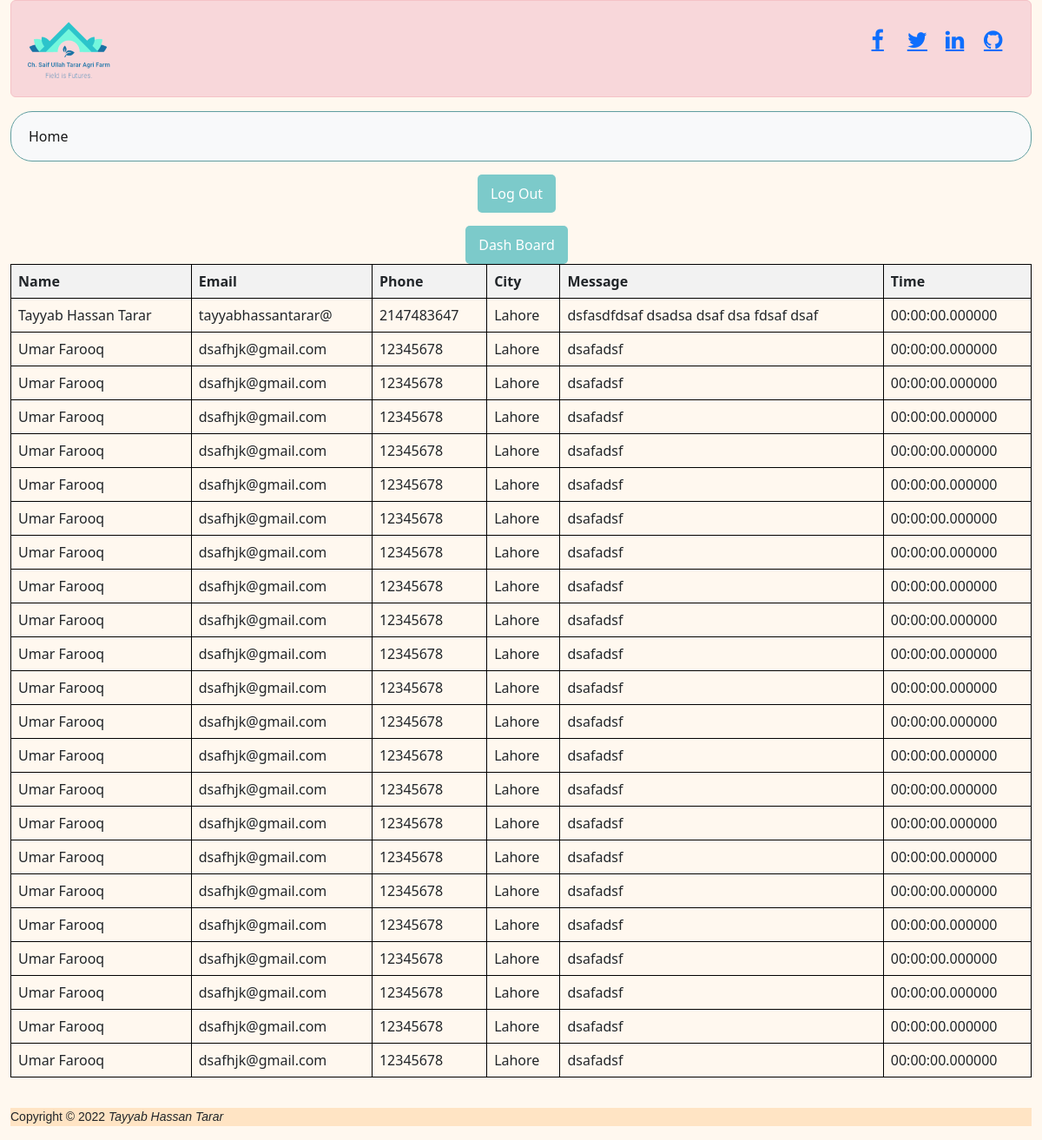
/showresponses.php, run on the app's committed database.
### tables this page shows
CREATE TABLE `contactus` (
  `Name` varchar(30) NOT NULL,
  `Email` varchar(18) NOT NULL,
  `Phone` int(11) NOT NULL,
  `City` varchar(20) NOT NULL,
  `Message` varchar(200) NOT NULL,
  `Time` time(6) NOT NULL DEFAULT current_timestamp()
);

### showresponses.php (the view, shortened to what this page needs)
<html>
<head>
</head>
<body>
</body>
</html>
<html>
<head>
</head>
<body>
</body>
</html>
<!DOCTYPE html>
<html lang="en">
<head>
    <link href="https://cdn.jsdelivr.net/npm/bootstrap@5.2.3/dist/css/bootstrap.min.css" rel="stylesheet"
>
    <link rel="stylesheet" href="https://cdnjs.cloudflare.com/ajax/libs/font-awesome/4.7.0/css/font-awesome.min.css">
    <link rel="stylesheet" href="homepage.css">
</head>
<body class="fullpage">
    <div class="alert alert-danger" role="alert">
        <div class="grid col-12">
            <div class="row">
                <div class="logo-front col-3">
                    <img src="pics/mono.PNG" alt="Tarar Farm">
                </div>
                <div class="col-7">
                </div>
                <div class="social-icons col-2">
                    <div class="grid col-12">
                        <div class="row">
                            <div class="col-3">
                                <a href="https://www.facebook.com/tayyabHtarar" class="fa fa-facebook"></a>
                            </div>
                            <div class="col-3">
                                <a href="https://twitter.com/Tayyab0815" class="fa fa-twitter"></a>
                            </div>
                            <div class="col-3">
                                <a href="https://www.linkedin.com/in/tayyab-hassan-tarar-305252211/?lipi=urn%3Ali%3Apage%3Ad_flagship3_feed%3B2Jp7tAHvRG6hykiUVtEUmQ%3D%3D"
                                    class="fa fa-linkedin"></a>
                            </div>
                            <div class="col-3">
                                <a href="https://github.com/tayyabhassantarar" class="fa fa-github"></a>
                            </div>
                        </div>
                    </div>
                </div>
            </div>
        </div>
    </div>
    <nav class="Main-Menu navbar navbar-expand-lg bg-light">
        <div class="container-fluid">
            <div class="collapse navbar-collapse" id="navbarNavAltMarkup">
                <div class="navbar-nav">
                    <a class="nav-link active" aria-current="page" href="homepage.html">Home</a>
                </div>
            </div>
        </div>
    </nav>
    <div class="btn-container">
        <a class="btn" aria-current="page" href="homepage2.php" style="background-color:rgb(124, 202, 202)">
            Log Out</a>
    </div>
    <div class="btn-container">
        <a class="btn" aria-current="page" href="dashboard.html" style="background-color:rgb(124, 202, 202)">
            Dash Board</a>
    </div>
    <?php
    $servername = "localhost";
    $username = "root";
    $password = "";
    $dbname = "project0097";
    $conn = new mysqli($servername, $username, $password, $dbname);
    $sql = "SELECT Name, Email, Phone, City, Message, Time FROM contactus";
    $result = $conn->query($sql);
    if ($result->num_rows > 0) {
        echo "<table><tr><th>Name</th><th>Email</th><th>Phone</th><th>City</th><th>Message</th><th>Time</th></tr>";
        while ($row = $result->fetch_assoc()) {
            echo "<tr><td>" . $row["Name"] . "</td><td>" . $row["Email"] . "</td><td>" . $row["Phone"] . "</td><td>" . $row["City"] . "</td><td>" . $row["Message"] . "</td><td>" . $row["Time"] . "</td></tr>";
        }
        echo "</table>";
    } else {
        echo "0 results";
    }
    ?>
    <p class="Copyright-Section" style="background-color:bisque;">
        Copyright &#169 2022 <span style="font-style:italic"> Tayyab Hassan Tarar </span>
    </p>
</body>
</html>

### homepage.css (style rules this page uses)
.fullpage { margin-left: 12px; margin-right: 12px; font-family: 'Segoe UI', Tahoma, Geneva, Verdana, sans-serif; background-color: rgb(255, 248, 239); }
.social-icons { margin-top: 17px; text-align: right; width: auto; font-size: 25px; text-align: center; }
.Main-Menu { font-weight: 500; text-align: center; border: 1px solid cadetblue; border-radius: 25px; }
.Copyright-Section { font-family: arial; font-size: 14px; margin-top: 35px; }

### showresponses.php (style rules this page uses)
.btn-container { display: flex; justify-content: center; align-items: center; margin-top: 15px; }
.btn { background-color: #4CAF50; color: white; padding: 10px 15px; border: none; border-radius: 5px; cursor: pointer; margin-right: 10px; }
table { width: 100%; border-collapse: collapse; }
th, td { border: 1px solid black; padding: 8px; text-align: left; }
th { background-color: #f2f2f2; }

### data on the page
contactus: Name "Tayyab Hassan Tarar", Email "tayyabhassantarar@", Phone "2147483647", City "Lahore", Message "dsfasdfdsaf dsadsa dsaf dsa fdsaf dsaf", Time "00:00:00.000000"
contactus: Name "Umar Farooq", Email "dsafhjk@gmail.com", Phone "12345678", City "Lahore", Message "dsafadsf", Time "00:00:00.000000"
contactus: Name "Umar Farooq", Email "dsafhjk@gmail.com", Phone "12345678", City "Lahore", Message "dsafadsf", Time "00:00:00.000000"
contactus: Name "Umar Farooq", Email "dsafhjk@gmail.com", Phone "12345678", City "Lahore", Message "dsafadsf", Time "00:00:00.000000"
contactus: Name "Umar Farooq", Email "dsafhjk@gmail.com", Phone "12345678", City "Lahore", Message "dsafadsf", Time "00:00:00.000000"
contactus: Name "Umar Farooq", Email "dsafhjk@gmail.com", Phone "12345678", City "Lahore", Message "dsafadsf", Time "00:00:00.000000"
contactus: Name "Umar Farooq", Email "dsafhjk@gmail.com", Phone "12345678", City "Lahore", Message "dsafadsf", Time "00:00:00.000000"
contactus: Name "Umar Farooq", Email "dsafhjk@gmail.com", Phone "12345678", City "Lahore", Message "dsafadsf", Time "00:00:00.000000"
contactus: Name "Umar Farooq", Email "dsafhjk@gmail.com", Phone "12345678", City "Lahore", Message "dsafadsf", Time "00:00:00.000000"
contactus: Name "Umar Farooq", Email "dsafhjk@gmail.com", Phone "12345678", City "Lahore", Message "dsafadsf", Time "00:00:00.000000"
contactus: Name "Umar Farooq", Email "dsafhjk@gmail.com", Phone "12345678", City "Lahore", Message "dsafadsf", Time "00:00:00.000000"
contactus: Name "Umar Farooq", Email "dsafhjk@gmail.com", Phone "12345678", City "Lahore", Message "dsafadsf", Time "00:00:00.000000"
contactus: Name "Umar Farooq", Email "dsafhjk@gmail.com", Phone "12345678", City "Lahore", Message "dsafadsf", Time "00:00:00.000000"
contactus: Name "Umar Farooq", Email "dsafhjk@gmail.com", Phone "12345678", City "Lahore", Message "dsafadsf", Time "00:00:00.000000"
contactus: Name "Umar Farooq", Email "dsafhjk@gmail.com", Phone "12345678", City "Lahore", Message "dsafadsf", Time "00:00:00.000000"
contactus: Name "Umar Farooq", Email "dsafhjk@gmail.com", Phone "12345678", City "Lahore", Message "dsafadsf", Time "00:00:00.000000"
contactus: Name "Umar Farooq", Email "dsafhjk@gmail.com", Phone "12345678", City "Lahore", Message "dsafadsf", Time "00:00:00.000000"
contactus: Name "Umar Farooq", Email "dsafhjk@gmail.com", Phone "12345678", City "Lahore", Message "dsafadsf", Time "00:00:00.000000"
contactus: Name "Umar Farooq", Email "dsafhjk@gmail.com", Phone "12345678", City "Lahore", Message "dsafadsf", Time "00:00:00.000000"
contactus: Name "Umar Farooq", Email "dsafhjk@gmail.com", Phone "12345678", City "Lahore", Message "dsafadsf", Time "00:00:00.000000"
contactus: Name "Umar Farooq", Email "dsafhjk@gmail.com", Phone "12345678", City "Lahore", Message "dsafadsf", Time "00:00:00.000000"
contactus: Name "Umar Farooq", Email "dsafhjk@gmail.com", Phone "12345678", City "Lahore", Message "dsafadsf", Time "00:00:00.000000"
contactus: Name "Umar Farooq", Email "dsafhjk@gmail.com", Phone "12345678", City "Lahore", Message "dsafadsf", Time "00:00:00.000000"
